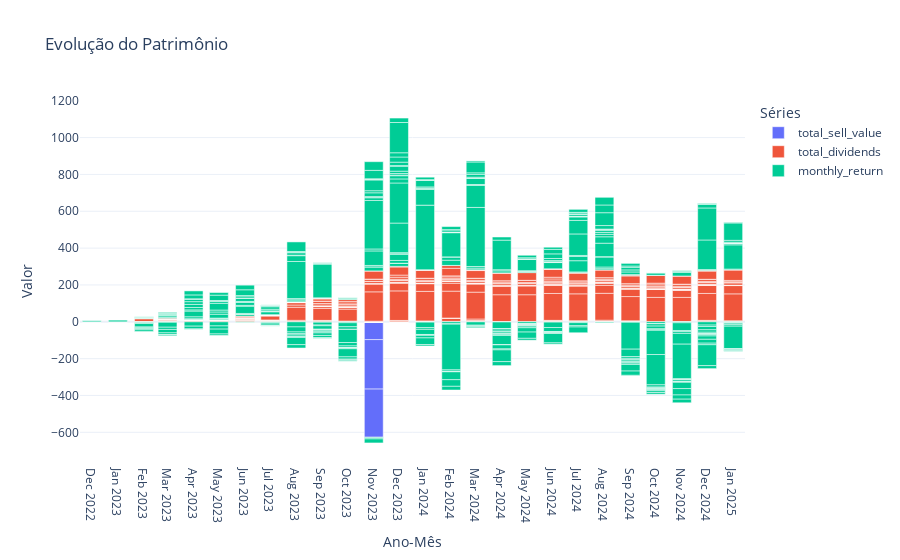

The notebook cell saved with this chart:
### Code cell
import plotly.graph_objects as go

monthly_data['date'] = monthly_data['year-month'].dt.to_timestamp().dt.strftime('%Y-%m-%d')
monthly_data["total_sell_value"] = monthly_data["total_sell_value"]*-1

df = monthly_data.copy()#[monthly_data['asset_id']==monthly_data['asset_id'].tolist()[5]]

# df.loc[df.index, "user_asset_value"] = df["user_asset_value"] - df['total_purchase_value']
df.loc[df.index, "total_dividends"] = df["end_quantity"] * df['total_dividends']
df.loc[df.index, "monthly_return"] = df["end_quantity"] * df['monthly_return']
df.loc[df.index, "total_dividends"] = df['total_dividends'].apply(lambda x: round(x, 2))

# Dados fictícios para o eixo x e y (garanta que os tamanhos sejam iguais)
x = df["date"].tolist()#[:5]  # Datas no formato ISO

total_purchase_value = df["total_purchase_value"].tolist()#[:5]
user_asset_value = df["user_asset_value"].tolist()#[:5]
total_sell_value = df["total_sell_value"].tolist()#[:5]
total_dividends = df["total_dividends"].tolist()#[:5]
monthly_return = df["monthly_return"].tolist()#[:5]

# Criando a figura
fig = go.Figure()

# Adicionando as barras para cada conjunto de dados
# fig.add_trace(go.Bar(x=x, y=total_purchase_value, name='total_purchase_value'))
fig.add_trace(go.Bar(x=x, y=total_sell_value, name='total_sell_value'))
# fig.add_trace(go.Bar(x=x, y=user_asset_value, name='user_asset_value
fig.add_trace(go.Bar(x=x, y=total_dividends, name='total_dividends'))
fig.add_trace(go.Bar(x=x, y=monthly_return, name='monthly_return'))

# Configurando o layout
fig.update_layout(
    barmode='relative',  # As barras serão exibidas empilhadas
    title_text='Evolução do Patrimônio',  # Título do gráfico
    xaxis_title='Ano-Mês',  # Rótulo do eixo X
    yaxis_title='Valor',  # Rótulo do eixo Y
    legend_title='Séries',  # Título da legenda
    template='plotly_white',  # Tema mais claro para o gráfico
    xaxis=dict(
        tickformat='%b %Y',  # Formata como "Jan 2023", "Feb 2023", etc.
        tickmode='array',  # Define que os ticks seguem o array de dados
        tickvals=x,  # Garante que os rótulos correspondam ao eixo x fornecido
    )
)

fig.show()

### Figure 1 — Plotly figure (JSON) as saved in the notebook; plotly's stock layout.template omitted (floating-point values rounded to 4 significant figures; data arrays with more than 128 entries replaced by an {"elided": "..."} marker saying what was removed)
{"data": [{"name": "total_sell_value", "type": "bar", "x": {"elided": "447 str values"}, "y": {"elided": "447 float values"}}, {"name": "total_dividends", "type": "bar", "x": {"elided": "447 str values"}, "y": {"elided": "447 float values"}}, {"name": "monthly_return", "type": "bar", "x": {"elided": "447 str values"}, "y": {"elided": "447 float values"}}], "layout": {"barmode": "relative", "legend": {"title": {"text": "Séries"}}, "title": {"text": "Evolução do Patrimônio"}, "xaxis": {"tickformat": "%b %Y", "tickmode": "array", "tickvals": {"elided": "447 str values"}, "title": {"text": "Ano-Mês"}}, "yaxis": {"title": {"text": "Valor"}}}}
